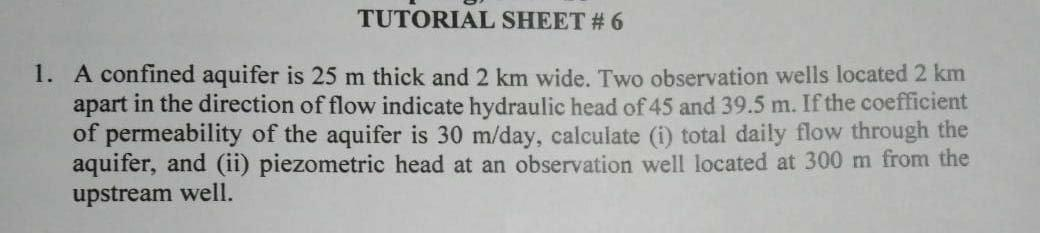
#> input picture a1.jpg, 1040 x 233 px
$ python seg3.py   (older library calls are emulated)
#> lines starting #> are read from the running program, lines starting #| are printed output that depends on the picture; after the words box and inside, x2 and y2 are one past the last pixel; in counts of white or black regions, pixels touching at a corner belong together
import numpy as np
import cv2
from matplotlib import pyplot as plt

image= cv2.imread('a1.jpg',0)
#> image: shape (233, 1040); min 0, max 216, mean 170.2
#image = cv2.resize(image,None,fx=2, fy=2, interpolation = cv2.INTER_CUBIC)
ret,image1 = cv2.threshold(image,0,255,cv2.THRESH_BINARY_INV+cv2.THRESH_OTSU)
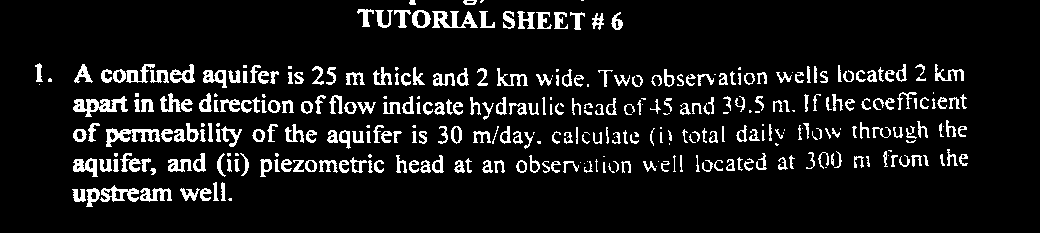
#> image1: shape (233, 1040); 9.2% white; 345 white regions (66 under 20 px)
#> ret = 134
#kernel = np.ones((3,3),np.uint8)
#image1 = cv2.dilate(image1,kernel,iterations = 1)
img, contours, hierarchy = cv2.findContours(image1,cv2.RETR_TREE,cv2.CHAIN_APPROX_SIMPLE)
#> contours = 437 contours, 168 with area under 20; largest, box (x1, y1, x2, y2) and area: (73, 96, 128, 117) 464, (106, 128, 160, 147) 390, (432, 11, 478, 28) 340, (100, 185, 139, 202) 316, (170, 64, 195, 83) 256
rect = []
for ctr in contours:
    rect.append(cv2.boundingRect(ctr))
#> this loop made 437 passes
#> ctr on passes 17, 18, 20: [[825, 167], [826, 167]], [[656, 166]], [[584, 163]]
#> after the loop, rect = 437 items, first 6: (228, 198, 4, 3), (72, 189, 14, 13), (200, 188, 12, 13), (203, 189, 5, 4), (180, 188, 20, 13), (140, 188, 32, 14)
rect.sort(key = lambda cnt:cnt[1])
print(rect)
#> (printed output is left out)
line_bottom = rect[0][1] + rect[0][3] - 1
#> line_bottom = 0
line_begin_idx = 0
for i in range(len(rect)):
    if rect[i][1] > line_bottom:
        rect[line_begin_idx:i] = sorted(rect[line_begin_idx:i],key = lambda cnt: cnt[0])
        line_begin_idx = i

    line_bottom = max(rect[i][1]+rect[i][3]-1, line_bottom)
#> this loop made 437 passes
#> line_bottom on passes 1 to 12: 0, 2, 4, 4, 4, 26, 27, 27, 27, 28, 28, 28
#> after the loop, rect = 437 items, first 6: (409, 0, 7, 5), (463, 0, 14, 5), (466, 0, 9, 4), (480, 0, 4, 3), (581, 0, 3, 1), (357, 9, 17, 18)
rect[line_begin_idx:] = sorted(rect[line_begin_idx:],key=lambda cnt: cnt[0])
print(image.shape)
print(image.shape[1]/20)
print(image.shape[0]/20)
image2 = image.copy()
maxh =[]
j = 0
for i in rect:
    x = i[0]
    y = i[1]
    w = i[2]
    h = i[3]
    # [4 lines of commented-out code are left out]
    print(str(x)+ ',' + str(y)+','+ str(w) + ',' + str(h))
    cv2.imwrite('char/'+ str(j) + '.jpg',image[y:y+h,x:x+w])
    maxh.append(h)
    image3 = cv2.rectangle(image2,(x,y),(x+w,y+h),(0,255,0),1)
    j = j+1
#> this loop made 437 passes
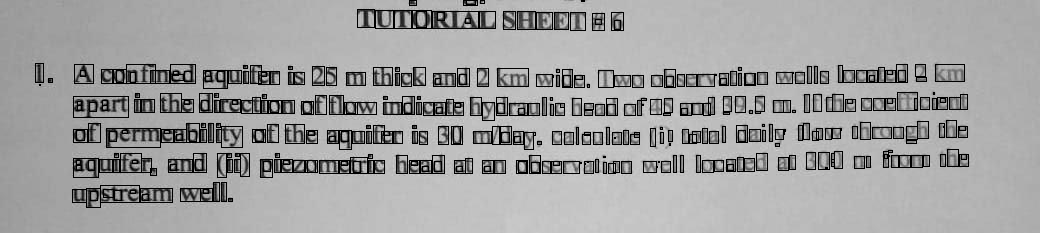
#> image2: shape (233, 1040); min 0, max 216, mean 159.8
#> after the loop, j = 437; maxh = 437 values, max 24 at index 332, min 1 at index 4, mean 11.05
print(max(maxh))

cv2.imshow('window',image3)
cv2.waitKey(0)
cv2.destroyAllWindows()

$ run again, with a2.jpg copied over a1.jpg
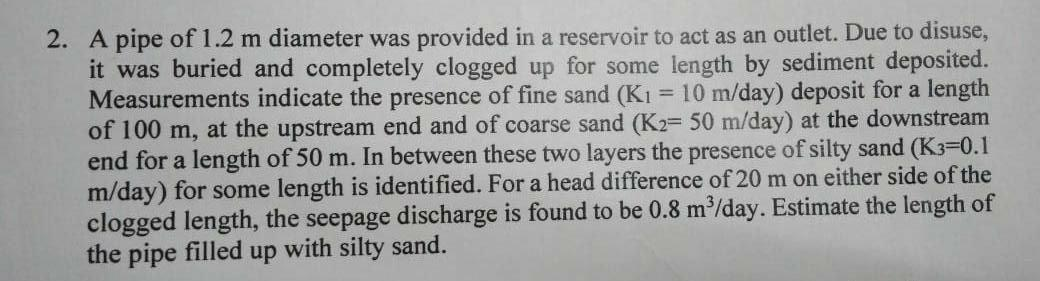
#> input picture a2.jpg, 1040 x 281 px
#> `ret,image1 = cv2.threshold(image,0,255,cv2.THRESH_BINARY_INV+cv2.THRES..`:
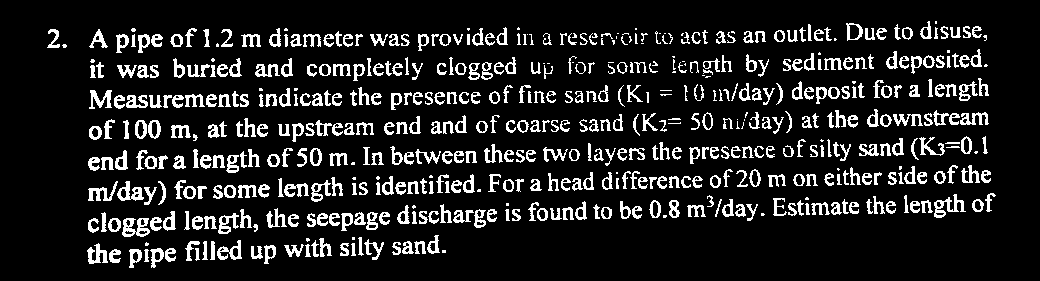
#> image1: shape (281, 1040); 13.1% white in thin lines or dots, all inside (x1, y1, x2, y2) = (47, 21, 996, 268)
#> ret = 122
#> contours = 767 contours, 220 with area under 20; largest, box (x1, y1, x2, y2) and area: (122, 218, 150, 237) 328, (117, 181, 144, 201) 254, (934, 194, 966, 218) 236, (846, 23, 863, 41) 210, (217, 240, 242, 260) 207
#> the loop `for ctr in contours:` made 767 passes
#> ctr on passes 1, 37: [[442, 250], [442, 252], [445, 252], [445, 250]], [[352, 237], [352, 239], [354, 239], [354, 237]]
#> after the loop `for ctr in contours:`: rect = 767 items, first 6: (442, 250, 4, 3), (144, 249, 5, 13), (129, 249, 13, 19), (132, 251, 7, 11), (109, 249, 12, 14), (112, 250, 5, 4)
#> (printed output is left out)
#> `line_bottom = rect[0][1] + rect[0][3] - 1`: line_bottom = 23
#> the loop `for i in range(len(rect)):` made 767 passes
#> line_bottom on passes 1 to 3: 23, 38, 40
#> after the loop `for i in range(len(rect)):`: rect = 767 items, first 6: (935, 21, 2, 3), (920, 21, 12, 18), (846, 23, 17, 18), (894, 24, 7, 16), (808, 24, 4, 17), (848, 24, 12, 16)
#> the loop `for i in rect:` made 767 passes
#> (x, y, w, h) on passes 1 to 3: (47, 29, 13, 19), (62, 44, 5, 4), (87, 243, 21, 21)
#> after the loop `for i in rect:`:
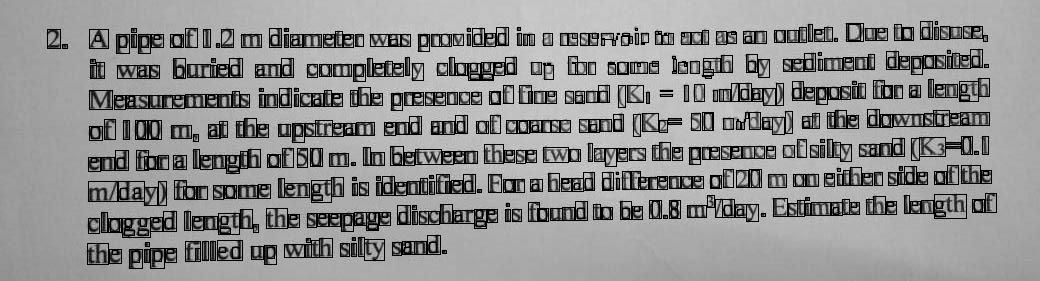
#> image2: shape (281, 1040); min 0, max 233, mean 145.2
#> after the loop `for i in rect:`: j = 767; maxh = 767 values, max 24 at index 70, min 1 at index 382, mean 11.57

$ run again, with bw.jpg copied over a1.jpg
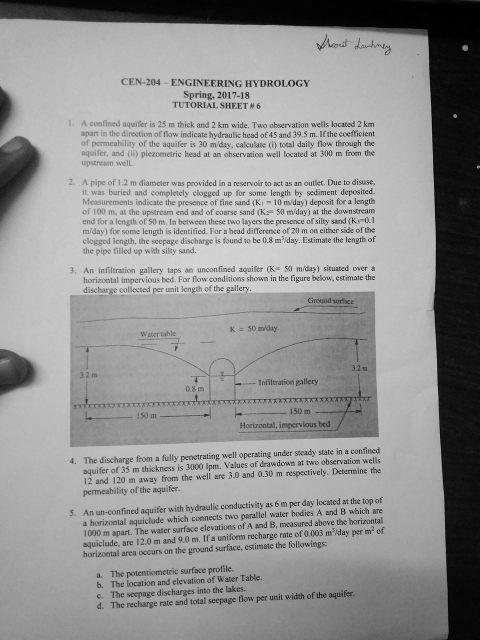
#> input picture bw.jpg, 960 x 1280 px (shown at 1/2 size)
#> image is the input picture: shape (1280, 960); min 0, max 255, mean 146.7
#> `ret,image1 = cv2.threshold(image,0,255,cv2.THRESH_BINARY_INV+cv2.THRES..`:
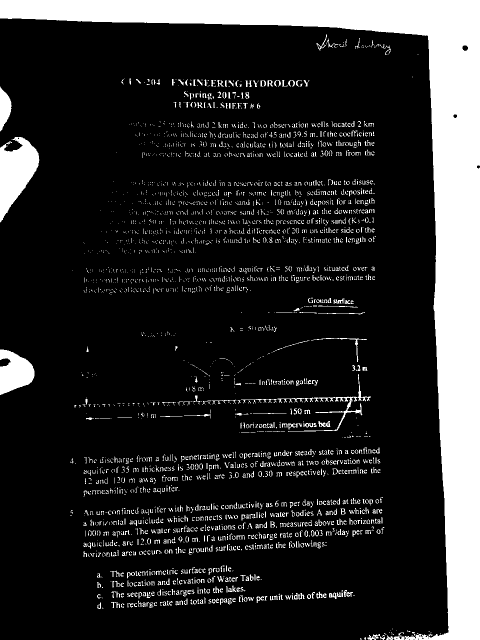
#> image1: shape (1280, 960) (shown at 1/2 size); 16.9% white; 3119 white regions (2333 under 20 px)
#> ret = 99
#> contours = 3340 contours, 2995 with area under 20; largest, box (x1, y1, x2, y2) and area: (0, 0, 960, 1280) 150378, (0, 274, 79, 445) 7386, (0, 699, 69, 790) 4074, (0, 173, 23, 263) 1228, (555, 748, 742, 864) 906
#> the loop `for ctr in contours:` made 3340 passes
#> ctr on passes 1, 5, 10: [[760, 1279]], [[824, 1270], [823, 1271], [824, 1271]], [[880, 1267], [880, 1268], [881, 1267]]
#> after the loop `for ctr in contours:`: rect = 3340 items, first 6: (760, 1279, 1, 1), (720, 1276, 4, 4), (728, 1274, 4, 6), (760, 1273, 10, 7), (823, 1270, 2, 2), (764, 1270, 6, 3)
#> (printed output is left out)
#> `line_bottom = rect[0][1] + rect[0][3] - 1`: line_bottom = 1279
#> after the loop `for i in range(len(rect)):`: rect = 3340 items, first 6: (0, 0, 960, 1280), (633, 69, 21, 32), (710, 76, 10, 22), (652, 77, 25, 18), (691, 78, 2, 14), (743, 80, 5, 15)
#> the loop `for i in rect:` made 3340 passes
#> (x, y, w, h) on passes 1 to 3: (0, 0, 960, 1280), (0, 173, 23, 90), (0, 274, 79, 171)
#> after the loop `for i in rect:`:
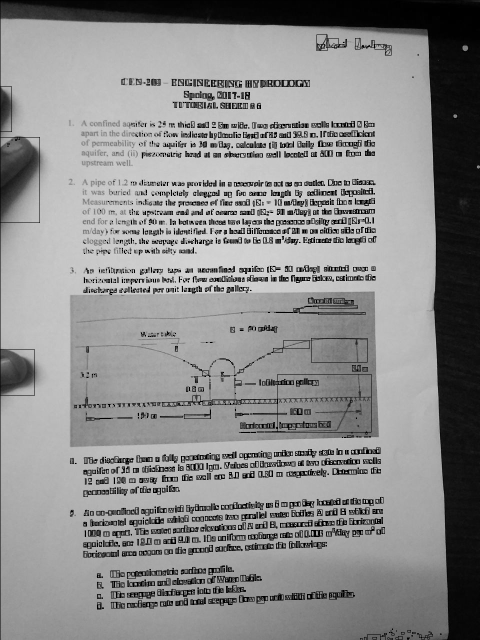
#> image2: shape (1280, 960) (shown at 1/2 size); 5.21% of pixels changed, all inside (x1, y1, x2, y2) = (0, 0, 960, 1280)
#> after the loop `for i in rect:`: j = 3340; maxh = 3340 values, max 1280 at index 0, min 1 at index 6, mean 6.13
